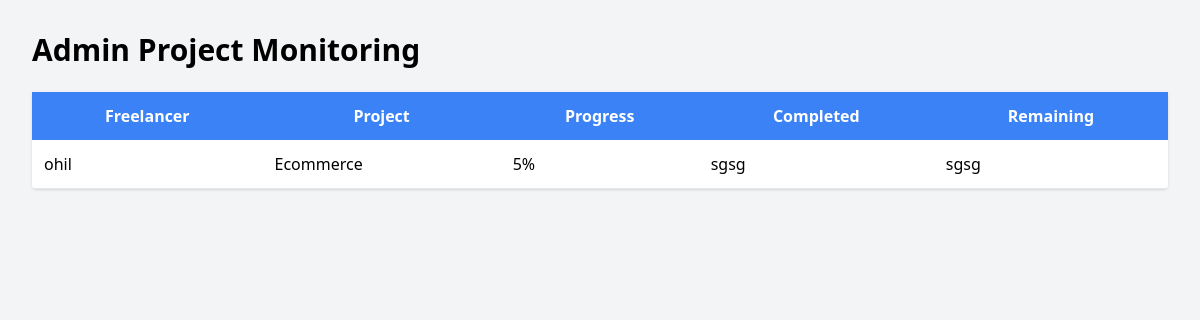
Page /admin/project_monitor (signed in) on the committed database.
### tables this page shows
CREATE TABLE progress_updates(
    id INTEGER PRIMARY KEY AUTOINCREMENT,
    project_id INTEGER,
    user_id INTEGER,
    progress INTEGER,
    completed_tasks TEXT,
    remaining_work TEXT,
    remarks TEXT,
    update_date TIMESTAMP DEFAULT CURRENT_TIMESTAMP
);

CREATE TABLE users (
    id INTEGER PRIMARY KEY AUTOINCREMENT,
    username TEXT UNIQUE,
    password TEXT,
    role TEXT
, email TEXT, created_at TIMESTAMP, status TEXT);

CREATE TABLE projects(
        id INTEGER PRIMARY KEY AUTOINCREMENT,
        name TEXT,
        type TEXT,
        rate INTEGER,
        status TEXT,
        user_id INTEGER
    , created_at TIMESTAMP, deadline TEXT, description TEXT);

### app.py (the view)
@app.route("/admin/project_monitor")
@admin_required
def admin_project_monitor():
    conn = get_db_connection()
    updates = conn.execute("""
        SELECT progress_updates.*, projects.name as project_name, users.username
        FROM progress_updates
        JOIN projects ON progress_updates.project_id = projects.id
        JOIN users ON progress_updates.user_id = users.id
        ORDER BY progress_updates.update_date DESC
    """).fetchall()
    close_db_connection(conn)
    return render_template("admin_project_monitor.html", updates=updates)

### app.py (called while the page is built)
def admin_required(f):
    @wraps(f)
    def decorated_function(*args, **kwargs):
        if "user_id" not in session:
            return redirect("/login")
        if session.get("role") != "admin":
            return "Access Denied", 403
        return f(*args, **kwargs)
    return decorated_function

### database.py (called while the page is built)
def get_db_connection():
    conn = sqlite3.connect(DATABASE_PATH)
    conn.row_factory = sqlite3.Row
    return conn

def close_db_connection(conn):
    if conn:
        conn.close()

### templates/admin_project_monitor.html (shortened to what this page needs)
<!DOCTYPE html>
<html>
<head>
<script src="https://cdn.tailwindcss.com"></script>
</head>
<body class="bg-gray-100">
<div class="p-8">
<h1 class="text-3xl font-bold mb-6">
Admin Project Monitoring
</h1>
<table class="w-full bg-white shadow rounded">
<tr class="bg-blue-500 text-white">
<th class="p-3">Freelancer</th>
<th class="p-3">Project</th>
<th class="p-3">Progress</th>
<th class="p-3">Completed</th>
<th class="p-3">Remaining</th>
</tr>
{% for u in updates %}
<tr class="border-b">
<td class="p-3">{{ u.username }}</td>
<td class="p-3">{{ u.project_name }}</td>
<td class="p-3">{{ u.progress }}%</td>
<td class="p-3">{{ u.completed_tasks }}</td>
<td class="p-3">{{ u.remaining_work }}</td>
</tr>
{% endfor %}
</table>
</div>
</body>
</html>

### rows in the picture
progress_updates: username "ohil", project_name "Ecommerce", progress "5", completed_tasks "sgsg", remaining_work "sgsg"
